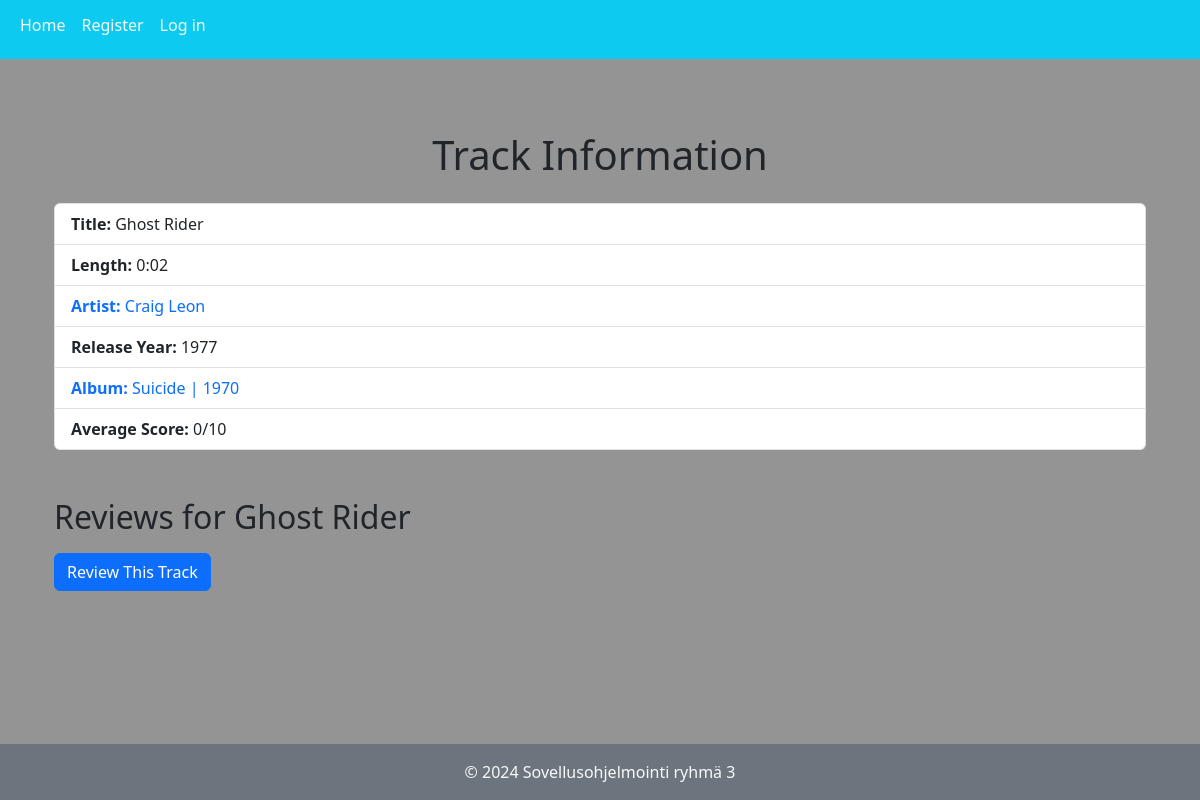
Page /tracks/1/ on the earlier database version.
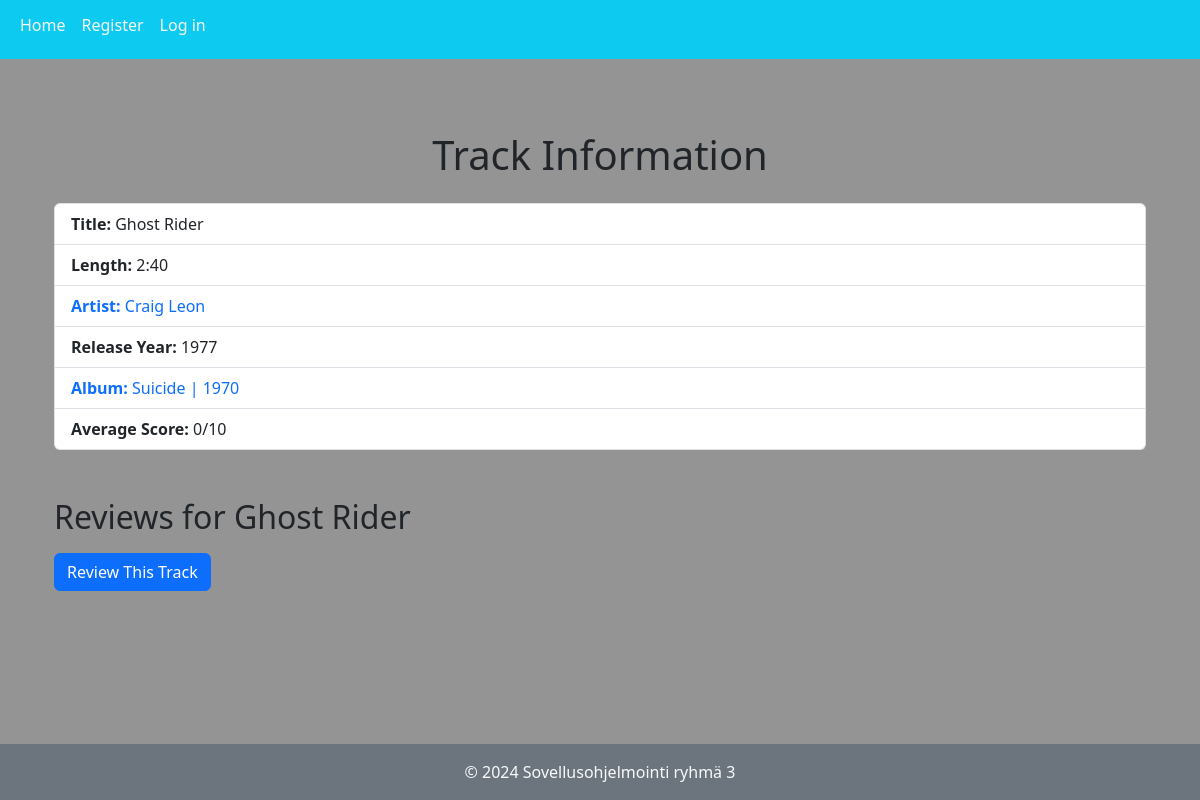
Same page on the later database version.
### music_app/models.py (models this page shows, shortened)
class Track(models.Model):
    name = models.CharField(max_length=300)
    length = models.IntegerField(default=0) # Length in seconds
    artist = models.ForeignKey(Artist, on_delete=models.CASCADE, null=True)
    album = models.ForeignKey(Album, on_delete=models.SET_NULL, null=True)
    release_year = models.IntegerField(default=1900,
                                       validators=[
                                           MaxValueValidator(datetime.datetime.now().year),
                                           MinValueValidator(1900)
                                       ])
    def get_length(self):
        minutes = self.length // 60
        seconds = self.length % 60
        result = f"{minutes}:{seconds:02}"
        return result
    def get_avg_score(self):
        reviews = Review.objects.filter(
            content_type= ContentType.objects.get_for_model(self),
            object_id=self.id)
        if len(reviews) == 0:
            return 0
        else:
            combined_sum = 0
            for review in reviews:
                combined_sum += review.rating
            return combined_sum / len(reviews)

class Artist(models.Model):
    name = models.CharField(max_length=100)
    def __str__(self):
        return self.name

class Album(models.Model):
    name = models.CharField(max_length=300)
    release_year = models.IntegerField(default=1900,
                    validators=[
                        MaxValueValidator(datetime.datetime.now().year),
                        MinValueValidator(1900)])
    date_added = models.DateField(auto_now_add=True)
    artist = models.ForeignKey(Artist, on_delete=models.CASCADE)

### music_app/views.py (the view)
# urls.py: path('tracks/<int:track_id>/', views.track_details, name='track_details'),
def track_details(request, track_id):
    track = get_object_or_404(Track, id=track_id)
    reviews = filter_reviews(request, track)
    return render(request, 'music_app/track_details.html',
                  {'track': track, 'reviews': reviews})

### music_app/views.py (called while the page is built)
def filter_reviews(request, target_object):
    object_content_type = ContentType.objects.get_for_model(target_object)
    if request.user.is_authenticated:
        reviews = Review.objects.filter(
            content_type=object_content_type,
            object_id=target_object.id
        ).filter(
            Q(is_public=True) | Q(creator=request.user)
        ).distinct()
        user_review = reviews.filter(creator=request.user).first()
        if user_review:
            reviews = [user_review] + list(reviews.exclude(id=user_review.id))
    else:
        reviews = Review.objects.filter(
            content_type=object_content_type,
            object_id=target_object.id,
            is_public=True
        )
    return reviews

### music_app/templates/music_app/track_details.html (shortened to what this page needs)
{% extends "music_app/base.html" %}
{% block content %}
<div class="container my-5">
    <h1 class="text-center mb-4">Track Information</h1>
    <ul class="list-group mb-5">
        <li class="list-group-item">
            <strong>Title:</strong> {{ track.name }}
        </li>
        <li class="list-group-item">
            <strong>Length:</strong> {{ track.get_length }}
        </li>
        <li class="list-group-item">
            <strong><a href="{% url 'music_app:artist_albums' artist_id=track.artist.id %}" class="text-decoration-none">
                Artist:</strong> {{ track.artist }}
        </li>
        <li class="list-group-item">
            <strong>Release Year:</strong> {{ track.release_year }}
        </li>
        {% if track.album %}
        <li class="list-group-item">
            <strong><a href="{% url 'music_app:track_list' album_id=track.album.id %}" class="text-decoration-none">
                Album:</strong> {{ track.album.name }} | {{ track.album.release_year }}
        </li>
        {% else %}
        <li class="list-group-item">
            <strong>Album:</strong> None (Single)
        </li>
        {% endif %}
        <li class="list-group-item">
            <strong>Average Score:</strong> {{ track.get_avg_score }}/10
        </li>
    </ul>
    <h2 class="mt-5 mb-3">Reviews for {{ track.name }}</h2>
    <h3><a href="{% url 'music_app:add_review' type='track' obj_id=track.id %}" class="btn btn-primary mb-3">Review This Track</a></h3>
</div>
{% endblock %}

Differences in the rows shown:
changed Track "Ghost Rider": get_length "0:02" → "2:40"
